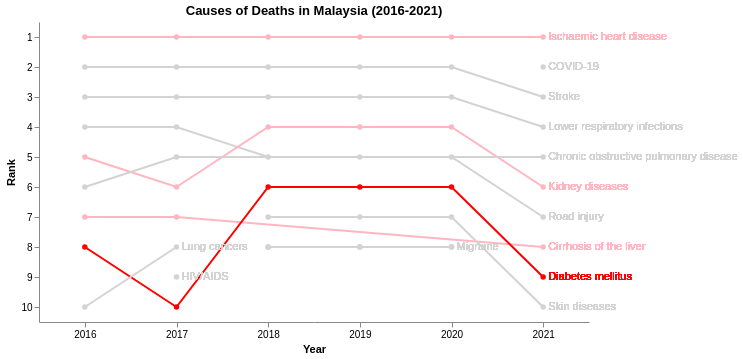

Express this chart as Vega-Lite.
### Vega specification from a JSON file in a GitHub repository (floating-point values rounded to 4 significant figures)
{"$schema": "https://vega.github.io/schema/vega/v5.json", "background": "white", "padding": 5, "width": 550, "height": 300, "title": {"text": "Causes of Deaths in Malaysia (2016-2021)", "frame": "group"}, "style": "None", "data": [{"name": "data", "values": [{"year": 2016, "cause": "Ischaemic heart disease", "rate": 107.0}, {"year": 2016, "cause": "Stroke", "rate": 66.81}, {"year": 2016, "cause": "Lower respiratory infections", "rate": 59.92}, {"year": 2016, "cause": "Road injury", "rate": 23.1}, {"year": 2016, "cause": "Kidney diseases", "rate": 21}, {"year": 2016, "cause": "Chronic obstructive pulmonary disease", "rate": 17.35}, {"year": 2016, "cause": "Cirrhosis of the liver", "rate": 14.29}, {"year": 2016, "cause": "Diabetes mellitus", "rate": 14.05}, {"year": 2016, "cause": "Alzheimer disease and other dementias", "rate": 12.72}, {"year": 2016, "cause": "Lung cancers", "rate": 11.9}, {"year": 2017, "cause": "Ischaemic heart disease", "rate": 123.8}, {"year": 2017, "cause": "Stroke", "rate": 61.72}, {"year": 2017, "cause": "Lower respiratory infections", "rate": 60.16}, {"year": 2017, "cause": "Road injury", "rate": 33.95}, {"year": 2017, "cause": "Chronic obstructive pulmonary disease", "rate": 22.22}, {"year": 2017, "cause": "Kidney diseases", "rate": 19.65}, {"year": 2017, "cause": "Cirrhosis of the liver", "rate": 19.3}, {"year": 2017, "cause": "Lung cancers", "rate": 17.98}, {"year": 2017, "cause": "HIV/AIDS", "rate": 13.12}, {"year": 2017, "cause": "Diabetes mellitus", "rate": 12.18}, {"year": 2018, "cause": "Ischaemic heart disease", "rate": 111.6}, {"year": 2018, "cause": "Stroke", "rate": 69.1}, {"year": 2018, "cause": "Lower respiratory infections", "rate": 60.81}, {"year": 2018, "cause": "Road injury", "rate": 19.65}, {"year": 2018, "cause": "Diabetes mellitus", "rate": 15.09}, {"year": 2018, "cause": "Back and neck pain", "rate": 0}, {"year": 2018, "cause": "Kidney diseases", "rate": 22.22}, {"year": 2018, "cause": "Skin diseases", "rate": 6.12}, {"year": 2018, "cause": "Depressive disorders", "rate": 0}, {"year": 2018, "cause": "Migraine", "rate": 0}, {"year": 2019, "cause": "Ischaemic heart disease", "rate": 112.3}, {"year": 2019, "cause": "Stroke", "rate": 69.54}, {"year": 2019, "cause": "Lower respiratory infections", "rate": 60.83}, {"year": 2019, "cause": "Road injury", "rate": 19.05}, {"year": 2019, "cause": "Diabetes mellitus", "rate": 15.49}, {"year": 2019, "cause": "Back and neck pain", "rate": 0}, {"year": 2019, "cause": "Kidney diseases", "rate": 22.78}, {"year": 2019, "cause": "Skin diseases", "rate": 6.2}, {"year": 2019, "cause": "Depressive disorders", "rate": 0}, {"year": 2019, "cause": "Migraine", "rate": 0}, {"year": 2020, "cause": "Ischaemic heart disease", "rate": 96.92}, {"year": 2020, "cause": "Stroke", "rate": 59.75}, {"year": 2020, "cause": "Lower respiratory infections", "rate": 48.91}, {"year": 2020, "cause": "Road injury", "rate": 14.07}, {"year": 2020, "cause": "Diabetes mellitus", "rate": 13.52}, {"year": 2020, "cause": "Back and neck pain", "rate": 0}, {"year": 2020, "cause": "Kidney diseases", "rate": 19.66}, {"year": 2020, "cause": "Skin diseases", "rate": 5.34}, {"year": 2020, "cause": "Depressive disorders", "rate": 0}, {"year": 2020, "cause": "Migraine", "rate": 0}, {"year": 2021, "cause": "Ischaemic heart disease", "rate": 137.6}, {"year": 2021, "cause": "COVID-19", "rate": 98.66}, {"year": 2021, "cause": "Stroke", "rate": 69.08}, {"year": 2021, "cause": "Lower respiratory infections", "rate": 57.22}, {"year": 2021, "cause": "Road injury", "rate": 21.93}, {"year": 2021, "cause": "Diabetes mellitus", "rate": 14.49}, {"year": 2021, "cause": "Kidney diseases", "rate": 22.7}, {"year": 2021, "cause": "Cirrhosis of the liver", "rate": 21.84}, {"year": 2021, "cause": "Skin diseases", "rate": 5.04}, {"year": 2021, "cause": "Chronic obstructive pulmonary disease", "rate": 25.64}]}, {"name": "data_0", "source": "data", "transform": [{"type": "window", "params": [null], "as": ["rank"], "ops": ["rank"], "fields": [""], "sort": {"field": ["rate"], "order": ["descending"]}, "groupby": ["year"]}]}, {"name": "last_year_data", "source": "data_0", "transform": [{"type": "filter", "expr": "datum.year == 2021 || (datum.year == 2017 && (datum.cause == 'HIV/AIDS' || datum.cause == 'Lung cancers')) || (datum.year == 2020 && datum.cause == 'Migraine')"}]}], "marks": [{"name": "layer_0_pathgroup", "type": "group", "from": {"facet": {"name": "faceted_path_layer_0_main", "data": "data_0", "groupby": ["cause"]}}, "encode": {"update": {"width": {"field": {"group": "width"}}, "height": {"field": {"group": "height"}}}}, "marks": [{"name": "layer_0_marks", "type": "line", "style": ["line"], "sort": {"field": "datum[\"year\"]"}, "from": {"data": "faceted_path_layer_0_main"}, "encode": {"update": {"stroke": {"scale": "color", "field": "cause", "value": {"signal": "datum.cause === 'Ischaemic heart disease' || datum.cause === 'Kidney diseases' || datum.cause === 'Cirrhosis of the liver' ? '#FFB6C1' : (datum.cause === 'Diabetes mellitus' ? '#FF0000' : '#D3D3D3')"}}, "description": {"signal": "\"year: \" + datum[\"year\"] + \"; rank: \" + datum[\"rank\"] + \"; cause: \" + datum[\"cause\"]"}, "x": {"scale": "x", "field": "year"}, "y": {"scale": "y", "field": "rank"}}}}, {"name": "layer_0_text", "type": "text", "from": {"data": "last_year_data"}, "encode": {"update": {"text": {"field": "cause"}, "x": {"scale": "x", "field": "year", "offset": 5}, "y": {"scale": "y", "field": "rank"}, "align": {"value": "left"}, "baseline": {"value": "middle"}, "fill": {"scale": "color", "field": "cause", "value": {"signal": "datum.cause === 'Ischaemic heart disease' || datum.cause === 'Kidney diseases' || datum.cause === 'Cirrhosis of the liver' ? '#FFB6C1' : (datum.cause === 'Diabetes mellitus' ? '#FF0000' : '#D3D3D3')"}}}}}]}, {"name": "layer_1_marks", "type": "symbol", "style": ["point"], "from": {"data": "data_0"}, "encode": {"update": {"opacity": {"value": 1}, "fill": {"scale": "color", "field": "cause", "value": {"signal": "datum.cause === 'Ischaemic heart disease' || datum.cause === 'Kidney diseases' || datum.cause === 'Cirrhosis of the liver' ? '#FFB6C1' : (datum.cause === 'Diabetes mellitus' ? '#FF0000' : '#D3D3D3')"}}, "ariaRoleDescription": {"value": "point"}, "description": {"signal": "\"year: \" + datum[\"year\"] + \"; rank: \" + datum[\"rank\"] + \"; cause: \" + datum[\"cause\"]"}, "x": {"scale": "x", "field": "year"}, "y": {"scale": "y", "field": "rank"}}}}], "scales": [{"name": "x", "type": "point", "domain": {"data": "data_0", "field": "year", "sort": true}, "range": [0, {"signal": "width"}], "padding": 0.5}, {"name": "y", "type": "point", "domain": {"data": "data_0", "field": "rank", "sort": true}, "range": [0, {"signal": "height"}], "padding": 0.5}, {"name": "color", "type": "ordinal", "domain": ["Ischaemic heart disease", "Kidney diseases", "Cirrhosis of the liver", "Diabetes mellitus", "Stroke", "Lower respiratory infections", "Road injury", "Back and neck pain", "Skin diseases", "Depressive disorders", "Migraine", "COVID-19", "Chronic obstructive pulmonary disease", "Lung cancers", "HIV/AIDS"], "range": ["#FFB6C1", "#FFB6C1", "#FFB6C1", "#FF0000", "#D3D3D3", "#D3D3D3", "#D3D3D3", "#D3D3D3", "#D3D3D3", "#D3D3D3", "#D3D3D3", "#D3D3D3", "#D3D3D3", "#D3D3D3", "#D3D3D3"]}], "axes": [{"scale": "x", "orient": "bottom", "grid": false, "title": "Year", "labelOverlap": true, "zindex": 0}, {"scale": "y", "orient": "left", "grid": false, "title": "Rank", "zindex": 0}]}
